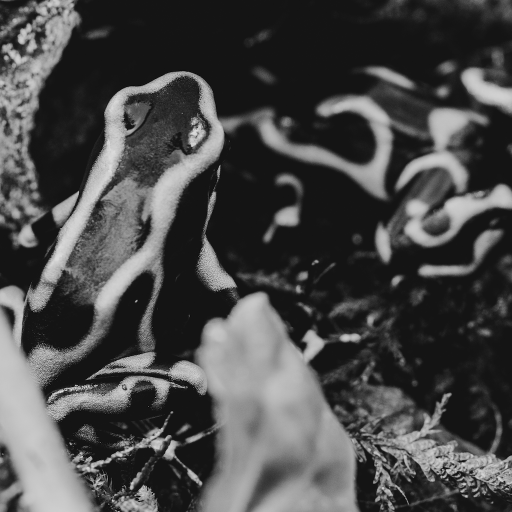
%> input picture Projects/Project 2/frog.tiff, 1024 x 1024 px (shown at 1/2 size)
$ octave partd.m   (GNU Octave 9; MATLAB toolbox functions it lacks are replaced by stand-ins)
%> lines starting %> are read from the running program, lines starting %| are printed output that depends on the picture
### Projects/Project 2/block_dct2.m
% The code below is used to divide the given image into 8x8 blocks
% and coefficients of each block are calculated and store in cell C.
function C= block_dct2(x)
    w = max(size(x));
    N = 8;
    w1 = w / N;
    C=mat2cell(x, N*ones(1, w1), N*ones(1, w1));
    for i=1:w1
        for j=1:w1
            C{i,j}=dct2(C{i,j});
        end
    end
end
% When given coefficients which are contained in cell C
% we can use the code below to return the image.
% [10 lines left out: function iblock_dct2, not called in this run]

### Projects/Project 2/iblock_dct2.m
% When given coefficients which are contained in cell C
% we can use the code below to return the image.
function R = iblock_dct2(C)
    [m,n]=size(C);
    for i=1:m
        for j=1:n
            C{i,j}=idct2(C{i,j});
        end
    end
    R=cell2mat(C);
    R=rescale(R);
end

### Projects/Project 2/partd.m
load jpeg_Qtable;
x=double(imread('frog.tiff'));
%> x: size 1024x1024 double; min 0, max 235, mean 73.1; mean of the top-left, top-right, bottom-left and bottom-right quarters 68.6, 55.8, 95.3, 73
A=block_dct2(x); % Divide x into 8x8 blocks and conduct dct to each block
%> after the loop in block_dct2, `for i=1:w1`: C = 16384 items
%> A = 16384 items
NC=length(A);
%> NC = 128
Nnonzero=0;
for i=1:NC
    for j=NC
        A{i,j}=Q.*round(A{i,j}./Q);
        Nnonzero=Nnonzero+sum(sum(A{i,j}));
    end
end
%> this loop made 128 passes
%> after the loop, Nnonzero = 50309
% Quantize the coefficients in each block of A using Q-table
Nnonzero % Show how many of the resulting coefficients are non-zero
%> Nnonzero = 50309

xq=iblock_dct2(A);
%> in iblock_dct2, `[m,n]=size(C);`: m = 128
%> the loop in iblock_dct2, `for i=1:m` made 128 passes
error=log10(norm(x-xq,'fro')^2/norm(x,'fro')^2)
%> error = -0.0039
% Conduct idct and get the reconstructed image xq
% Compute the error between the original image and reconstructed one

dis1=norm(cell2mat(block_dct2(xq))-cell2mat(block_dct2(x)),'fro');
%> dis1 = 98317.9
dis2=norm(xq-x,'fro');
%> dis2 = 98317.9
error_verify=dis1-dis2
%> error_verify = 2.94e-07
% Verify the Parseval theorem

imagesc(xq)
title('Reconstructed Image')
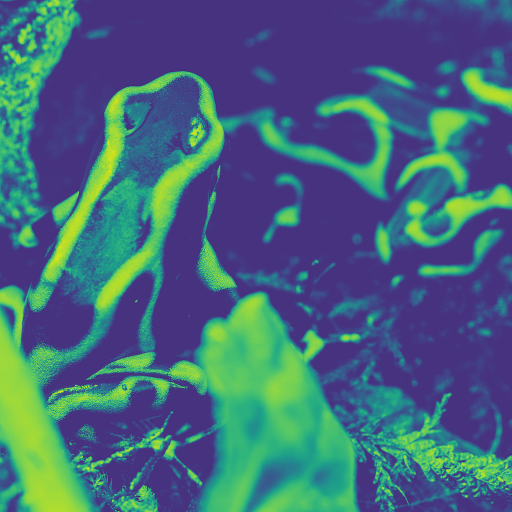
%> displayed picture: size 1024x1024x3, on the screen's scale of 0 to 255 (shown at 1/2 size); mean R, G, B 68.9, 103.8, 123.2
% Show the reconstructed image
